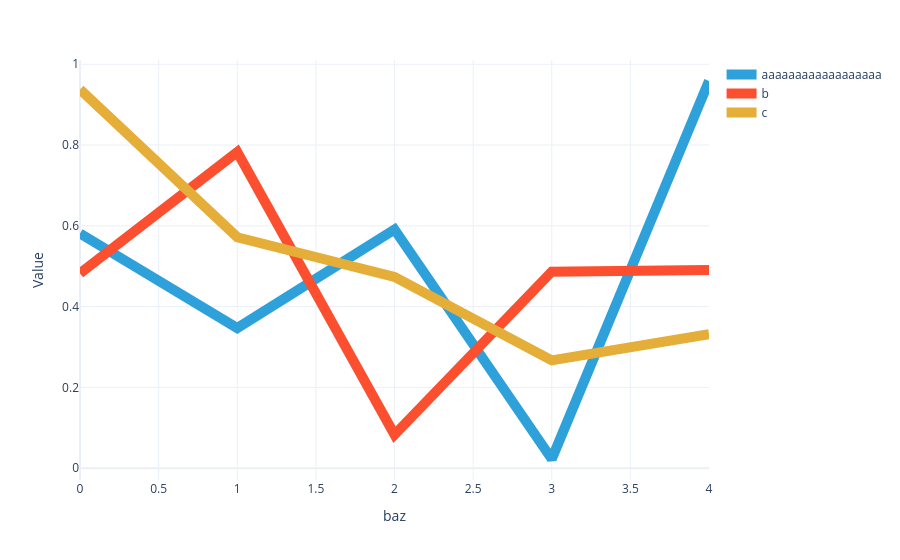

The notebook cell this image was saved under:
### Code cell
U3.visualize(line_width=10)

### Figure 1 — Plotly figure (JSON) as saved in the notebook; plotly's stock layout.template omitted (floating-point values rounded to 4 significant figures)
{"data": [{"hovertemplate": "foo=aaaaaaaaaaaaaaaaaa<br>baz=%{x}<br>Value=%{y}<extra></extra>", "legendgroup": "aaaaaaaaaaaaaaaaaa", "line": {"color": "#2fa1da", "dash": "solid", "width": 10}, "marker": {"symbol": "circle"}, "mode": "lines", "name": "aaaaaaaaaaaaaaaaaa", "orientation": "v", "showlegend": true, "type": "scatter", "x": [0, 1, 2, 3, 4], "xaxis": "x", "y": [0.5811, 0.3469, 0.5909, 0.0228, 0.9586], "yaxis": "y"}, {"hovertemplate": "foo=b<br>baz=%{x}<br>Value=%{y}<extra></extra>", "legendgroup": "b", "line": {"color": "#fb4f2f", "dash": "solid", "width": 10}, "marker": {"symbol": "circle"}, "mode": "lines", "name": "b", "orientation": "v", "showlegend": true, "type": "scatter", "x": [0, 1, 2, 3, 4], "xaxis": "x", "y": [0.4823, 0.7827, 0.08273, 0.4867, 0.4907], "yaxis": "y"}, {"hovertemplate": "foo=c<br>baz=%{x}<br>Value=%{y}<extra></extra>", "legendgroup": "c", "line": {"color": "#e4ae38", "dash": "solid", "width": 10}, "marker": {"symbol": "circle"}, "mode": "lines", "name": "c", "orientation": "v", "showlegend": true, "type": "scatter", "x": [0, 1, 2, 3, 4], "xaxis": "x", "y": [0.9378, 0.5717, 0.4735, 0.267, 0.3316], "yaxis": "y"}], "layout": {"legend": {"title": {}, "tracegroupgap": 0}, "margin": {"t": 60}, "xaxis": {"anchor": "y", "domain": [0, 1], "title": {"text": "baz"}}, "yaxis": {"anchor": "x", "domain": [0, 1], "title": {"text": "Value"}}}}
